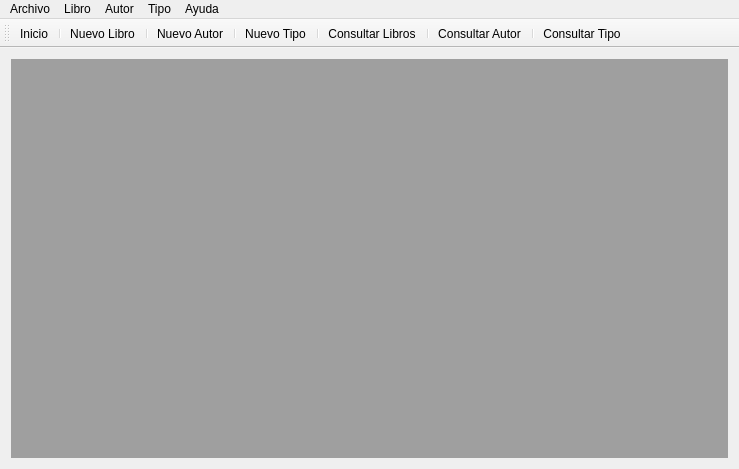
<?xml version="1.0" encoding="UTF-8"?>
<ui version="4.0">
 <class>MainWindow</class>
 <widget class="QMainWindow" name="MainWindow">
  <property name="geometry">
   <rect>
    <x>0</x>
    <y>0</y>
    <width>739</width>
    <height>469</height>
   </rect>
  </property>
  <property name="windowTitle">
   <string>Biblioteca</string>
  </property>
  <widget class="QWidget" name="centralWidget">
   <layout class="QGridLayout" name="gridLayout">
    <item row="0" column="0">
     <widget class="QMdiArea" name="mdiArea"/>
    </item>
   </layout>
  </widget>
  <widget class="QMenuBar" name="menuBar">
   <property name="geometry">
    <rect>
     <x>0</x>
     <y>0</y>
     <width>739</width>
     <height>21</height>
    </rect>
   </property>
   <widget class="QMenu" name="menuArchivo">
    <property name="title">
     <string>Archivo</string>
    </property>
    <addaction name="actionQuitar_aplicacion"/>
   </widget>
   <widget class="QMenu" name="menuLibro">
    <property name="title">
     <string>Libro</string>
    </property>
    <addaction name="actionAltaLibro"/>
    <addaction name="actionBajaLibro"/>
    <addaction name="actionConsultaLibro"/>
    <addaction name="actionModificacionLibro"/>
   </widget>
   <widget class="QMenu" name="menuAutor">
    <property name="title">
     <string>Autor</string>
    </property>
    <addaction name="actionAltaAutor"/>
    <addaction name="actionBajaAutor"/>
    <addaction name="actionConsultaAutor"/>
    <addaction name="actionModificacionAutor"/>
   </widget>
   <widget class="QMenu" name="menuEditorial">
    <property name="title">
     <string>Tipo</string>
    </property>
    <addaction name="actionAltaEditorial"/>
    <addaction name="actionBajaEditorial"/>
    <addaction name="actionConsultaEditorial"/>
    <addaction name="actionModificacionEditorial"/>
   </widget>
   <widget class="QMenu" name="menuAyuda">
    <property name="title">
     <string>Ayuda</string>
    </property>
    <addaction name="actionAcerca_de"/>
   </widget>
   <addaction name="menuArchivo"/>
   <addaction name="menuLibro"/>
   <addaction name="menuAutor"/>
   <addaction name="menuEditorial"/>
   <addaction name="menuAyuda"/>
  </widget>
  <widget class="QToolBar" name="mainToolBar">
   <attribute name="toolBarArea">
    <enum>TopToolBarArea</enum>
   </attribute>
   <attribute name="toolBarBreak">
    <bool>false</bool>
   </attribute>
   <addaction name="actionQuitar_aplicacion"/>
   <addaction name="separator"/>
   <addaction name="actionAltaLibro"/>
   <addaction name="separator"/>
   <addaction name="actionAltaAutor"/>
   <addaction name="separator"/>
   <addaction name="actionAltaEditorial"/>
   <addaction name="separator"/>
   <addaction name="actionConsultaLibro"/>
   <addaction name="separator"/>
   <addaction name="actionConsultaAutor"/>
   <addaction name="separator"/>
   <addaction name="actionConsultaEditorial"/>
  </widget>
  <action name="actionQuitar_aplicacion">
   <property name="icon">
    <iconset resource="iconos.qrc">
     <normaloff>:/menu.png</normaloff>:/menu.png</iconset>
   </property>
   <property name="text">
    <string>Inicio</string>
   </property>
  </action>
  <action name="actionAltaLibro">
   <property name="icon">
    <iconset resource="iconos.qrc">
     <normaloff>:/nuevo.png</normaloff>:/nuevo.png</iconset>
   </property>
   <property name="text">
    <string>Nuevo Libro</string>
   </property>
  </action>
  <action name="actionBajaLibro">
   <property name="icon">
    <iconset resource="iconos.qrc">
     <normaloff>:/eliminar.png</normaloff>:/eliminar.png</iconset>
   </property>
   <property name="text">
    <string>Eliminar Libro</string>
   </property>
  </action>
  <action name="actionConsultaLibro">
   <property name="icon">
    <iconset resource="iconos.qrc">
     <normaloff>:/biblioteca.png</normaloff>:/biblioteca.png</iconset>
   </property>
   <property name="text">
    <string>Consultar Libros</string>
   </property>
  </action>
  <action name="actionModificacionLibro">
   <property name="text">
    <string>Modificación</string>
   </property>
  </action>
  <action name="actionAltaAutor">
   <property name="icon">
    <iconset resource="iconos.qrc">
     <normaloff>:/nuevoautor.png</normaloff>:/nuevoautor.png</iconset>
   </property>
   <property name="text">
    <string>Nuevo Autor</string>
   </property>
  </action>
  <action name="actionBajaAutor">
   <property name="icon">
    <iconset resource="iconos.qrc">
     <normaloff>:/eliminar.png</normaloff>:/eliminar.png</iconset>
   </property>
   <property name="text">
    <string>Eliminar Libro</string>
   </property>
  </action>
  <action name="actionConsultaAutor">
   <property name="icon">
    <iconset resource="iconos.qrc">
     <normaloff>:/autor.png</normaloff>:/autor.png</iconset>
   </property>
   <property name="text">
    <string>Consultar Autor</string>
   </property>
  </action>
  <action name="actionModificacionAutor">
   <property name="text">
    <string>Modificación</string>
   </property>
  </action>
  <action name="actionAltaEditorial">
   <property name="icon">
    <iconset resource="iconos.qrc">
     <normaloff>:/editorial.png</normaloff>:/editorial.png</iconset>
   </property>
   <property name="text">
    <string>Nuevo Tipo</string>
   </property>
  </action>
  <action name="actionBajaEditorial">
   <property name="icon">
    <iconset resource="iconos.qrc">
     <normaloff>:/eliminar.png</normaloff>:/eliminar.png</iconset>
   </property>
   <property name="text">
    <string>Eliminar Tipo</string>
   </property>
  </action>
  <action name="actionConsultaEditorial">
   <property name="icon">
    <iconset resource="iconos.qrc">
     <normaloff>:/prestamos.png</normaloff>:/prestamos.png</iconset>
   </property>
   <property name="text">
    <string>Consultar Tipo</string>
   </property>
  </action>
  <action name="actionModificacionEditorial">
   <property name="text">
    <string>Modificación</string>
   </property>
  </action>
  <action name="actionAcerca_de">
   <property name="text">
    <string>Acerca de</string>
   </property>
  </action>
 </widget>
 <layoutdefault spacing="6" margin="11"/>
 <resources>
  <include location="iconos.qrc"/>
 </resources>
 <connections/>
</ui>
